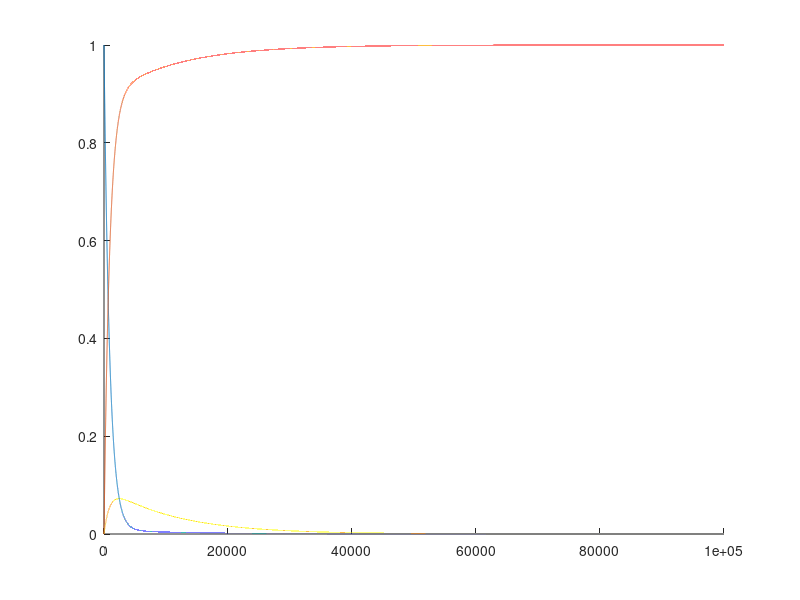
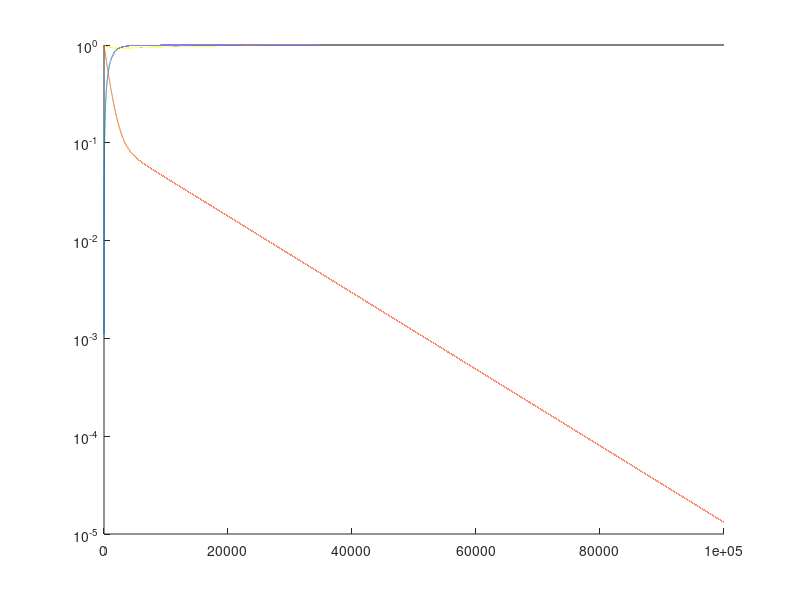

Write MATLAB code to recreate these figures, in order.
function out = kinNumInt2()

%Numeric integration of C <> A > B [off pathway intermediate]

kab = 1;
kac = .1;
kca = .1;

dt = 1e-3;

n = 10/min(kab,kac)/dt;

a = zeros(1,n);
b = zeros(1,n);
c = zeros(1,n);
a(1) = 1;

for i = 2:n
    da = c(i-1) * kca * dt;
    db = a(i-1) * kab * dt;
    dc = a(i-1) * kac * dt;
    a(i) = a(i-1) - db - dc + da;
    b(i) = b(i-1) + db;
    c(i) = c(i-1) + dc - da;
end

figure, hold on
plot(a)
plot(b)
plot(c)
% set(gca, 'YScale', 'log')

figure, hold on
plot (1-a)
plot(1-b)
plot(1-c)
set(gca, 'YScale', 'log')
